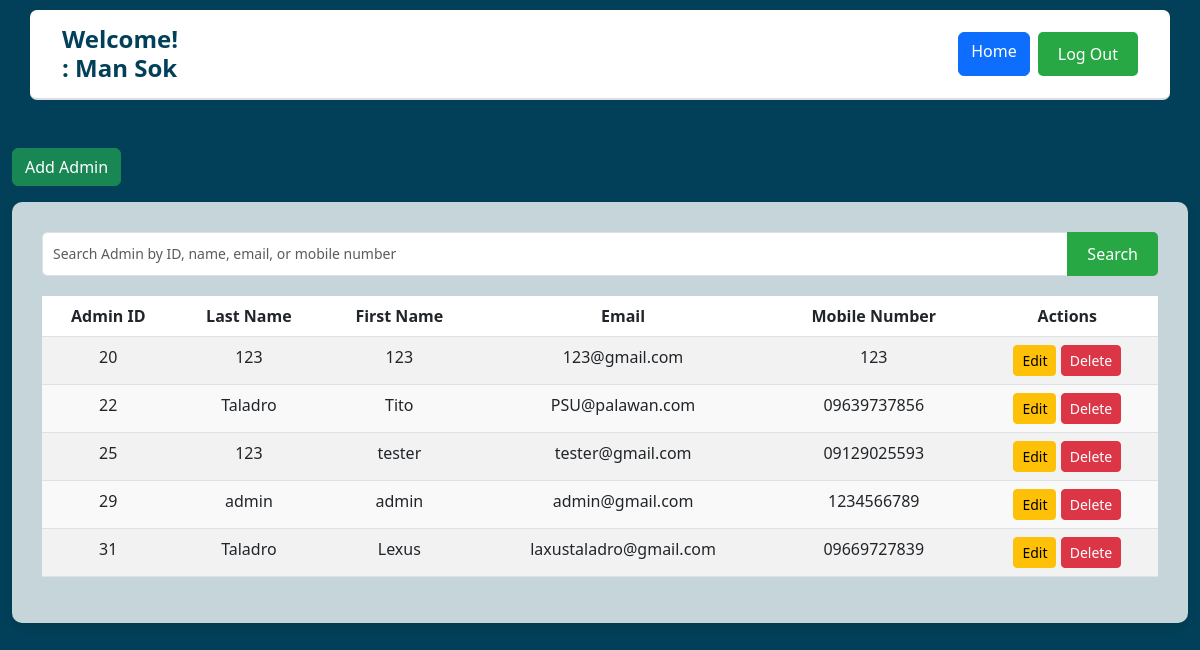
The page /admin_crud.php (signed in) on the database its author committed.
### tables this page shows
CREATE TABLE `users` (
  `user_id` int(5) NOT NULL,
  `first_name` varchar(250) NOT NULL,
  `last_name` varchar(250) NOT NULL,
  `mobile_number` varchar(11) NOT NULL,
  `email` varchar(100) NOT NULL,
  `password` varchar(100) NOT NULL,
  `role` enum('Admin','Student') NOT NULL,
  `otp` varchar(6) DEFAULT NULL,
  `otp_expiry` datetime DEFAULT NULL,
  `is_verified` tinyint(1) DEFAULT 0
);

### admin_crud.php (the view, shortened to what this page needs)
<?php
include ('base.php');
?>
    <div class="container mt-5">
        <button class="btn btn-success mb-3" data-bs-toggle="modal" data-bs-target="#addAdminModal">Add Admin</button>
        <?php
$search = isset($_GET['search']) ? $conn->real_escape_string($_GET['search']) : '';
$query = "
    SELECT user_id, first_name, last_name, email, mobile_number
    FROM users
    WHERE role = 'Admin'
";
$result = $conn->query($query);
?>
<div class="dashboard-container">
    <form method="get" action="" class="mb-3">
        <div class="input-group">
            <input type="text" name="search" id="searchInput" class="form-control"
                   placeholder="Search Admin by ID, name, email, or mobile number"
                   value="<?php echo htmlspecialchars($search); ?>">
            <button type="submit" class="btn btn-primary">Search</button>
        </div>
    </form>
    <table class="table table-striped">
        <thead>
            <tr>
                <th>Admin ID</th>
                <th>Last Name</th>
                <th>First Name</th>
                <th>Email</th>
                <th>Mobile Number</th>
                <th>Actions</th>
            </tr>
        </thead>
        <tbody>
            <?php if ($result && $result->num_rows > 0): ?>
                <?php while ($row = $result->fetch_assoc()): ?>
                    <tr>
                        <td><?php echo $row['user_id']; ?></td>
                        <td><?php echo $row['last_name']; ?></td>
                        <td><?php echo $row['first_name']; ?></td>
                        <td><?php echo $row['email']; ?></td>
                        <td><?php echo $row['mobile_number']; ?></td>
                        <td>
                            <button
                                class="btn btn-warning btn-sm"
                                data-bs-toggle="modal"
                                data-bs-target="#editModal<?php echo $row['user_id']; ?>">
                                Edit
                            </button>
                            <button class="btn btn-danger btn-sm"
                                    data-bs-toggle="modal"
                                    data-bs-target="#deleteModal-<?php echo $row['user_id']; ?>">
                                Delete
                            </button>
                        </td>
                    </tr>
                <?php endwhile; ?>
            <?php else: ?>
                <tr>
                    <td colspan="6">No admins found.</td>
                </tr>
            <?php endif; ?>
        </tbody>
    </table>
</div>
</body>
</html>

### rows shown on the page
users: user_id "20", last_name "123", first_name "123", email "123@gmail.com", mobile_number "123"
users: user_id "22", last_name "Taladro", first_name "Tito", email "PSU@palawan.com", mobile_number "09639737856"
users: user_id "25", last_name "123", first_name "tester", email "tester@gmail.com", mobile_number "09129025593"
users: user_id "29", last_name "admin", first_name "admin", email "admin@gmail.com", mobile_number "1234566789"
users: user_id "31", last_name "Taladro", first_name "Lexus", email "laxustaladro@gmail.com", mobile_number "09669727839"

### other values the page prints
$user_first "Man"
$user_last "Sok"
